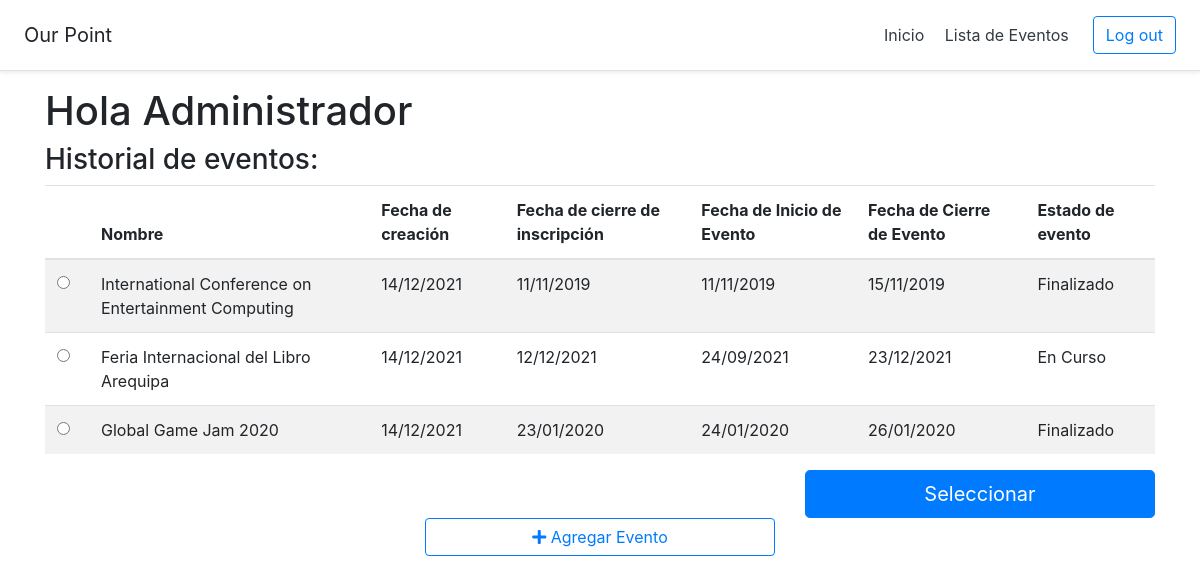
Page /listaEventos (signed in) on the committed database.
### models.py (models this page shows)
class Usuario(db.Model):
    id = db.Column(db.Integer, primary_key=True)
    tipoUsuario = db.Column(db.String(10), nullable=False)
    tipodoc = db.Column(db.String(10), nullable=True)
    doc = db.Column(db.String(10), nullable=True)
    username = db.Column(db.String(30), unique=True, nullable=False)
    password = db.Column(db.String(30), nullable=False)
    nombre = db.Column(db.String(30), nullable=False)
    email = db.Column(db.String(100), unique=True, nullable=False)
    profesion = db.Column(db.String(30), nullable=True)
    usuarios_eventos = db.relationship('Usuario_Evento', backref='usuario', lazy=True)
    asistencias = db.relationship('Asistencia', backref='usuario', lazy=True)

class Evento(db.Model):
    id = db.Column(db.Integer, primary_key=True)
    nombre = db.Column(db.String(100), nullable=False)
    tipo = db.Column(db.String(100), nullable=False)
    descripcion = db.Column(db.String(130), nullable=False)
    lugar = db.Column(db.String(100), nullable=False)
    estado = db.Column(db.String(20), default="Borrador")
    fechaCreacion = db.Column(db.Date, default=datetime.utcnow)
    fechaPreInscripcion = db.Column(db.Date)
    fechaAprtrInscripcion = db.Column(db.Date)
    fechaLmtDscnto = db.Column(db.Date)
    fechaCierreInscripcion = db.Column(db.Date)
    fechaInicio = db.Column(db.Date)
    fechaFin = db.Column(db.Date)
    cntInscritos = db.Column(db.Integer, default=0)
    cntPreInscritos = db.Column(db.Integer, default=0)
    prcntjDscnto = db.Column(db.Float, default=0)
    plantilla = db.Column(db.Boolean, default=False)
    actividades = db.relationship('Actividad', backref='evento', lazy=True)
    usuarios_eventos = db.relationship('Usuario_Evento', backref='evento', lazy=True)
    movimientos = db.relationship('Movimiento', backref='evento', lazy=True)
    categorias = db.relationship('Categoria', backref='evento', lazy=True)
    paquetes = db.relationship('Paquete', backref='evento', lazy=True)

### app.py (the view)
@app.route('/listaEventos', methods=['POST','GET'])
def listaEventos():
    usuario_evento = Usuario_Evento.query.filter_by(idUsuario = session['idUsuario'])
    usuario = Usuario.query.get_or_404(session['idUsuario'])
    listaIdEventos = []
    for usr_evt in usuario_evento:
        listaIdEventos.append(usr_evt.idEvento)
    datos = []
    plantilla = []
    for idEvt in listaIdEventos:
        evento = Evento.query.get_or_404(idEvt)
        datos.append({
            "id":evento.id,
            "nombre":evento.nombre,
            'fechaCreacion':crearFecha(evento.fechaCreacion,"%d/%m/%Y"),
            'fechaCierreInscripcion':crearFecha(evento.fechaCierreInscripcion,"%d/%m/%Y"),
            'fechaInicioEvento':crearFecha(evento.fechaInicio,"%d/%m/%Y"),
            'fechaCierreEvento':crearFecha(evento.fechaFin,"%d/%m/%Y"),
            'estadoEvento':evento.estado,
            'tipoEvento':evento.tipo,
        })
        if evento.plantilla == True:
            plantilla.append(datos[-1])
    session.pop('idEvento', None)
    lens = {
        "general":len(datos),
        "plantilla":len(plantilla),
    }
    return render_template('SCV-B01VisualizarListaEventosAdmin.html', nombreUsuario=usuario.nombre,general=datos,len = lens,plantilla=plantilla,tipoUsuario="Admin",nombreEvento="Our Point",notShow=True)

### app.py (called while the page is built)
@app.context_processor
def utility_processor():
    return dict()

def crearFecha(date, format):
    str = 'No definida'
    if date != None:
        str = date.strftime(format)
    return str

### templates/SCV-B01VisualizarListaEventosAdmin.html (shortened to what this page needs)
{% extends "Layout.html" %}
{% block body %}
        <h1>Hola {{ nombreUsuario }}</h1>
        <h3>Historial de eventos:</h3>
        <form action="{{url_for('seleccionarevento')}}" method="post">
            <div id="historialEventos">
                <table class="table table-striped">
                    <thead>
                        <tr>
                            <th scope="col"></th>
                            <th scope="col">Nombre</th>
                            <th scope="col">Fecha de creación </th>
                            <th scope="col">Fecha de cierre de inscripción</th>
                            <th scope="col">Fecha de Inicio de Evento</th>
                            <th scope="col">Fecha de Cierre de Evento</th>
                            <th scope="col">Estado de evento</th>
                        </tr>
                    </thead>
                    <tbody>
                        {% for i in range(len.general) %}
                        <tr>
                            <th scope="row">
                                <div class="form-check">
                                    <input class="form-check-input" type="radio" name="selection" value="{{general[i].id}}" >
                                </div>
                            </th>
                            <td >{{general[i].nombre}}</td>
                            <td >{{general[i].fechaCreacion}}</td>
                            <td>{{general[i].fechaCierreInscripcion}}</td>
                            <td>{{general[i].fechaInicioEvento}}</td>
                            <td>{{general[i].fechaCierreEvento}}</td>
                            <td>{{general[i].estadoEvento}}</td>
                        </tr>
                        {% endfor %}
                    </tbody>
                </table>
            </div>
            <div class="row">
                <div class="col-8"></div>
                <div class="col-4">
                    <button id="seleccionarEvento" class="btn btn-primary btn-lg btn-block" type="submit"> Seleccionar</button>
                </div>
            </div>
        </form>
        <div class="row">
            <div class="col-4"></div>
            <div class="col-4">
                <button id="agregarEvento" class="btn btn-outline-primary btn-block" type="button" >
                    <i class="fas fa-plus"></i> Agregar Evento
                </button>
            </div>
            <div class="col-4"></div>
        </div>
{% endblock %}

### static/css/solid.css (style rules this page uses)
.fa, .fas { font-family: 'Font Awesome 5 Free'; font-weight: 900; }

### rows in the picture
Usuario: nombre "Administrador"
Evento: nombre "International Conference on Entertainment Computing", fechaCreacion "14/12/2021", general "11/11/2019", fechaFin "15/11/2019", estado "Finalizado"
Evento: nombre "Feria Internacional del Libro Arequipa", fechaCreacion "14/12/2021", general "12/12/2021", fechaInicio "24/09/2021", fechaFin "23/12/2021", estado "En Curso"
Evento: nombre "Global Game Jam 2020", fechaCreacion "14/12/2021", general "23/01/2020", fechaInicio "24/01/2020", fechaFin "26/01/2020", estado "Finalizado"

### other values in the picture
{{ nombreEvento }} "Our Point"
